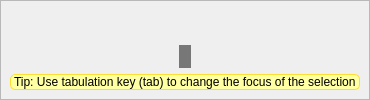
       <widget class="QWidget" name="page_init">
        <property name="styleSheet">
         <string notr="true">#page_init{background-image: url(:/images/background.jpg);}</string>
        </property>
        <layout class="QVBoxLayout" name="_2sdgdf">
         <property name="spacing">
          <number>0</number>
         </property>
         <property name="leftMargin">
          <number>0</number>
         </property>
         <property name="topMargin">
          <number>0</number>
         </property>
         <property name="rightMargin">
          <number>0</number>
         </property>
         <property name="bottomMargin">
          <number>0</number>
         </property>
         <item>
          <widget class="QFrame" name="frameLoading">
           <property name="autoFillBackground">
            <bool>false</bool>
           </property>
           <property name="styleSheet">
            <string notr="true">#frameLoading {border-image: url(:/images/empty.png);border-width: 0px;}</string>
           </property>
           <property name="frameShape">
            <enum>QFrame::Shape::StyledPanel</enum>
           </property>
           <property name="frameShadow">
            <enum>QFrame::Shadow::Raised</enum>
           </property>
           <layout class="QVBoxLayout" name="verticalLayout_40">
            <item>
             <spacer name="spacer">
              <property name="orientation">
               <enum>Qt::Orientation::Vertical</enum>
              </property>
              <property name="sizeHint" stdset="0">
               <size>
                <width>0</width>
                <height>0</height>
               </size>
              </property>
             </spacer>
            </item>
            <item>
             <layout class="QHBoxLayout" name="_2">
              <item>
               <spacer name="horizontalSpacer_loading_9">
                <property name="orientation">
                 <enum>Qt::Orientation::Horizontal</enum>
                </property>
                <property name="sizeHint" stdset="0">
                 <size>
                  <width>40</width>
                  <height>20</height>
                 </size>
                </property>
               </spacer>
              </item>
              <item>
               <widget class="QLabel" name="label_connecting_status">
                <property name="font">
                 <font>
                  <pointsize>15</pointsize>
                  <bold>true</bold>
                 </font>
                </property>
                <property name="styleSheet">
                 <string notr="true">background-image: url(:/images/empty.png);
color: rgb(255, 255, 255);
background-color: rgba(0, 0, 0, 128);</string>
                </property>
               </widget>
              </item>
              <item>
               <spacer name="horizontalSpacer_loading_10">
                <property name="orientation">
                 <enum>Qt::Orientation::Horizontal</enum>
                </property>
                <property name="sizeHint" stdset="0">
                 <size>
                  <width>40</width>
                  <height>20</height>
                 </size>
                </property>
               </spacer>
              </item>
             </layout>
            </item>
            <item>
             <widget class="QLabel" name="loadingTip">
              <property name="styleSheet">
               <string notr="true">background-color: rgb(255, 255, 163);
border: 1px solid rgb(255, 221, 50);
border-radius:5px;
color: rgb(0, 0, 0);</string>
              </property>
              <property name="text">
               <string>Tip: Use tabulation key (tab) to change the focus of the selection</string>
              </property>
             </widget>
            </item>
           </layout>
           <zorder>spacer</zorder>
           <zorder>loadingTip</zorder>
          </widget>
         </item>
        </layout>
       </widget>
